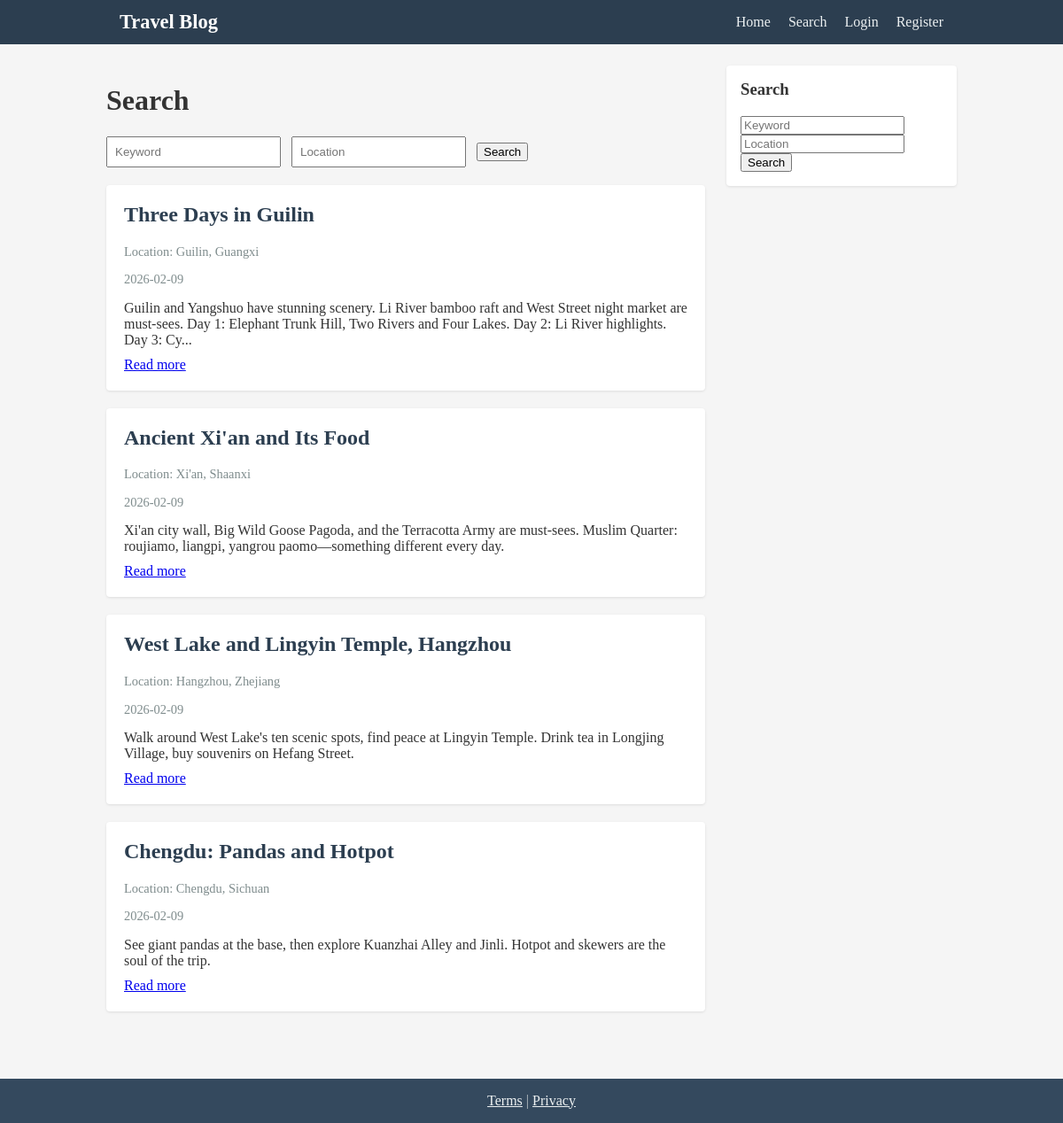
Screenshot of /search with the database file from the repository.
### tables this page shows
CREATE TABLE posts (
            id INTEGER PRIMARY KEY AUTOINCREMENT,
            user_id INTEGER NOT NULL,
            title TEXT NOT NULL,
            body TEXT NOT NULL,
            location TEXT,
            created_at TEXT NOT NULL,
            updated_at TEXT NOT NULL,
            FOREIGN KEY (user_id) REFERENCES users (id)
        );

### app.py (the view)
@app.route("/search")
def search():
    q = request.args.get("q", "").strip()
    loc = request.args.get("location", "").strip()
    conn = get_db()
    cur = conn.cursor()
    sql = """SELECT p.id, p.title, p.body, p.location, p.created_at, u.username
             FROM posts p JOIN users u ON p.user_id = u.id WHERE u.status = 'approved'"""
    params = []
    if q:
        sql += " AND (p.title LIKE ? OR p.body LIKE ?)"
        params.extend(["%" + q + "%", "%" + q + "%"])
    if loc:
        sql += " AND p.location LIKE ?"
        params.append("%" + loc + "%")
    sql += " ORDER BY p.created_at DESC LIMIT 50"
    cur.execute(sql, params)
    posts = [dict(row) for row in cur.fetchall()]
    cur.execute("SELECT key, value FROM sidebar_settings")
    sidebar = {r[0]: r[1] for r in cur.fetchall()}
    conn.close()
    return render_template("search.html", posts=posts, q=q, location=loc, sidebar=sidebar)

### database.py (called while the page is built)
def get_db():
    conn = sqlite3.connect(DATABASE)
    conn.row_factory = sqlite3.Row
    return conn

### templates/search.html (shortened to what this page needs)
{% extends "base.html" %}
{% block content %}
<div class="layout">
    <div class="content-area">
        <h1>Search</h1>
        <form action="{{ url_for('search') }}" method="get" class="search-form">
            <input type="text" name="q" value="{{ q }}" placeholder="Keyword">
            <input type="text" name="location" value="{{ location }}" placeholder="Location">
            <button type="submit">Search</button>
        </form>
        {% for post in posts %}
        <article class="post-card">
            <h2><a href="{{ url_for('post_detail', post_id=post.id) }}">{{ post.title }}</a></h2>
            {% if post.location %}<p class="meta">Location: {{ post.location }}</p>{% endif %}
            <p class="date">{{ post.created_at[:10] }}</p>
            <p class="excerpt">{{ post.body[:200] }}{% if post.body|length > 200 %}...{% endif %}</p>
            <a href="{{ url_for('post_detail', post_id=post.id) }}">Read more</a>
        </article>
        {% else %}
        <p>No results.</p>
        {% endfor %}
    </div>
    {% if sidebar.get('show_recent') == '1' or sidebar.get('show_search') == '1' %}
    <aside class="sidebar">
        {% if sidebar.get('show_search') == '1' %}
        <div class="sidebar-box">
            <h3>Search</h3>
            <form action="{{ url_for('search') }}" method="get">
                <input type="text" name="q" placeholder="Keyword">
                <input type="text" name="location" placeholder="Location">
                <button type="submit">Search</button>
            </form>
        </div>
        {% endif %}
    </aside>
    {% endif %}
</div>
{% endblock %}

### static/css/style.css (style rules this page uses)
* { box-sizing: border-box; }
body { font-family: Georgia, serif; margin: 0; background: #f5f5f5; color: #333; }
.layout { display: flex; gap: 24px; }
.content-area { flex: 1; }
.sidebar { width: 260px; flex-shrink: 0; }
.sidebar-box { background: #fff; padding: 16px; margin-bottom: 16px; border-radius: 4px; box-shadow: 0 1px 3px rgba(0,0,0,0.1); }
.sidebar-box h3 { margin-top: 0; }
.post-card { background: #fff; padding: 20px; margin-bottom: 20px; border-radius: 4px; box-shadow: 0 1px 3px rgba(0,0,0,0.1); }
.post-card h2 { margin-top: 0; }
.post-card h2 a { color: #2c3e50; text-decoration: none; }
.post-card .meta, .post-card .date { color: #7f8c8d; font-size: 0.9em; }
.post-card .excerpt { margin: 10px 0; }
.search-form { margin-bottom: 20px; }
.search-form input { margin-right: 8px; padding: 8px; }

### rows the page displays
posts: title "Three Days in Guilin", location "Guilin, Guangxi", created_at "2026-02-09", body "Guilin and Yangshuo have stunning scenery. Li River bamboo raft and West Street night market are must-sees. Day 1: Elephant Trunk Hill, Two Rivers and Four Lakes. Day 2: Li River highlights. Day 3: Cy"
posts: title "Ancient Xi'an and Its Food", location "Xi'an, Shaanxi", created_at "2026-02-09", body "Xi'an city wall, Big Wild Goose Pagoda, and the Terracotta Army are must-sees. Muslim Quarter: roujiamo, liangpi, yangrou paomo—something different every day."
posts: title "West Lake and Lingyin Temple, Hangzhou", location "Hangzhou, Zhejiang", created_at "2026-02-09", body "Walk around West Lake's ten scenic spots, find peace at Lingyin Temple. Drink tea in Longjing Village, buy souvenirs on Hefang Street."
posts: title "Chengdu: Pandas and Hotpot", location "Chengdu, Sichuan", created_at "2026-02-09", body "See giant pandas at the base, then explore Kuanzhai Alley and Jinli. Hotpot and skewers are the soul of the trip."
